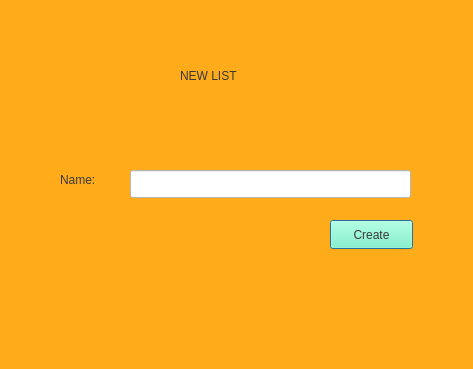
<?xml version="1.0" encoding="UTF-8"?>
<ui version="4.0">
 <class>NewListDialog</class>
 <widget class="QDialog" name="NewListDialog">
  <property name="geometry">
   <rect>
    <x>0</x>
    <y>0</y>
    <width>473</width>
    <height>369</height>
   </rect>
  </property>
  <property name="minimumSize">
   <size>
    <width>473</width>
    <height>369</height>
   </size>
  </property>
  <property name="maximumSize">
   <size>
    <width>473</width>
    <height>369</height>
   </size>
  </property>
  <property name="windowTitle">
   <string>Dialog</string>
  </property>
  <property name="styleSheet">
   <string notr="true">background-color: rgb(255, 171, 26);</string>
  </property>
  <widget class="QLabel" name="NewListTitle">
   <property name="geometry">
    <rect>
     <x>180</x>
     <y>30</y>
     <width>141</width>
     <height>91</height>
    </rect>
   </property>
   <property name="styleSheet">
    <string notr="true">font: 700 18pt &quot;Segoe UI&quot;;
color: rgb(57, 57, 57);</string>
   </property>
   <property name="text">
    <string>NEW LIST</string>
   </property>
  </widget>
  <widget class="QLabel" name="label_2">
   <property name="geometry">
    <rect>
     <x>60</x>
     <y>170</y>
     <width>63</width>
     <height>20</height>
    </rect>
   </property>
   <property name="styleSheet">
    <string notr="true">font: 700 10pt &quot;Segoe UI&quot;;
color: rgb(57, 57, 57);</string>
   </property>
   <property name="text">
    <string>Name:</string>
   </property>
  </widget>
  <widget class="QLineEdit" name="ListNameLineEdit">
   <property name="geometry">
    <rect>
     <x>130</x>
     <y>170</y>
     <width>281</width>
     <height>28</height>
    </rect>
   </property>
   <property name="styleSheet">
    <string notr="true">background-color: rgb(255, 255, 255);</string>
   </property>
  </widget>
  <widget class="QPushButton" name="CreateListButton">
   <property name="geometry">
    <rect>
     <x>330</x>
     <y>220</y>
     <width>83</width>
     <height>29</height>
    </rect>
   </property>
   <property name="styleSheet">
    <string notr="true">background-color: rgb(112, 255, 195);
color: rgb(57, 57, 57);</string>
   </property>
   <property name="text">
    <string>Create</string>
   </property>
  </widget>
 </widget>
 <resources/>
 <connections/>
</ui>
